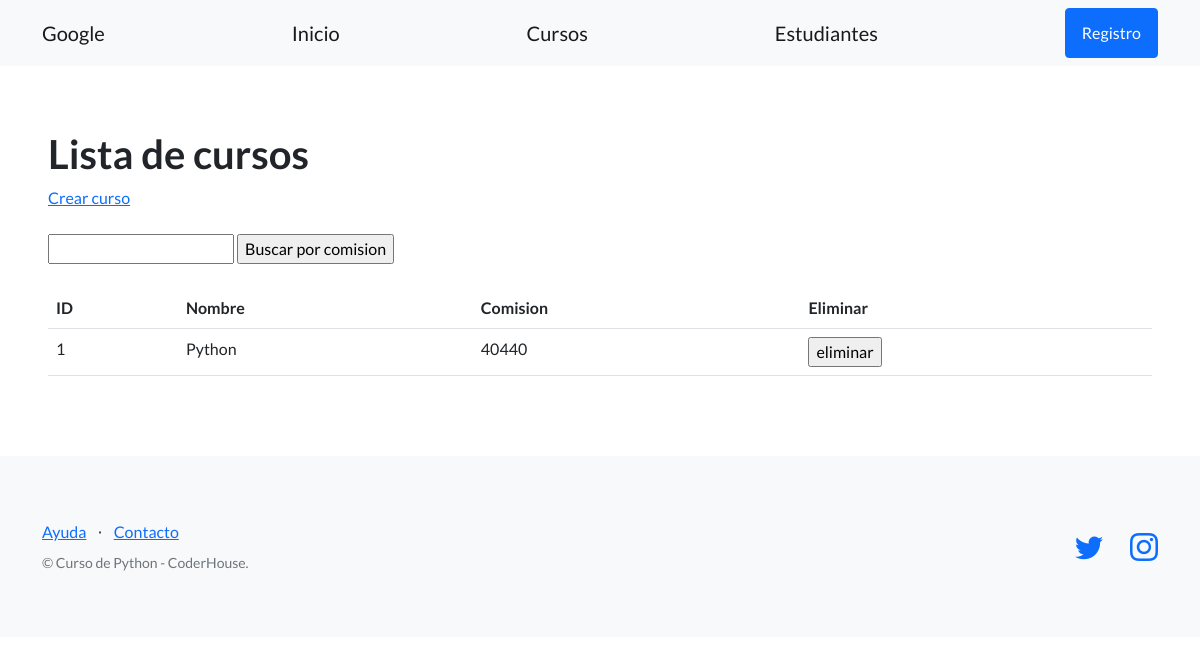
The app's page /estudios/cursos/, older data.
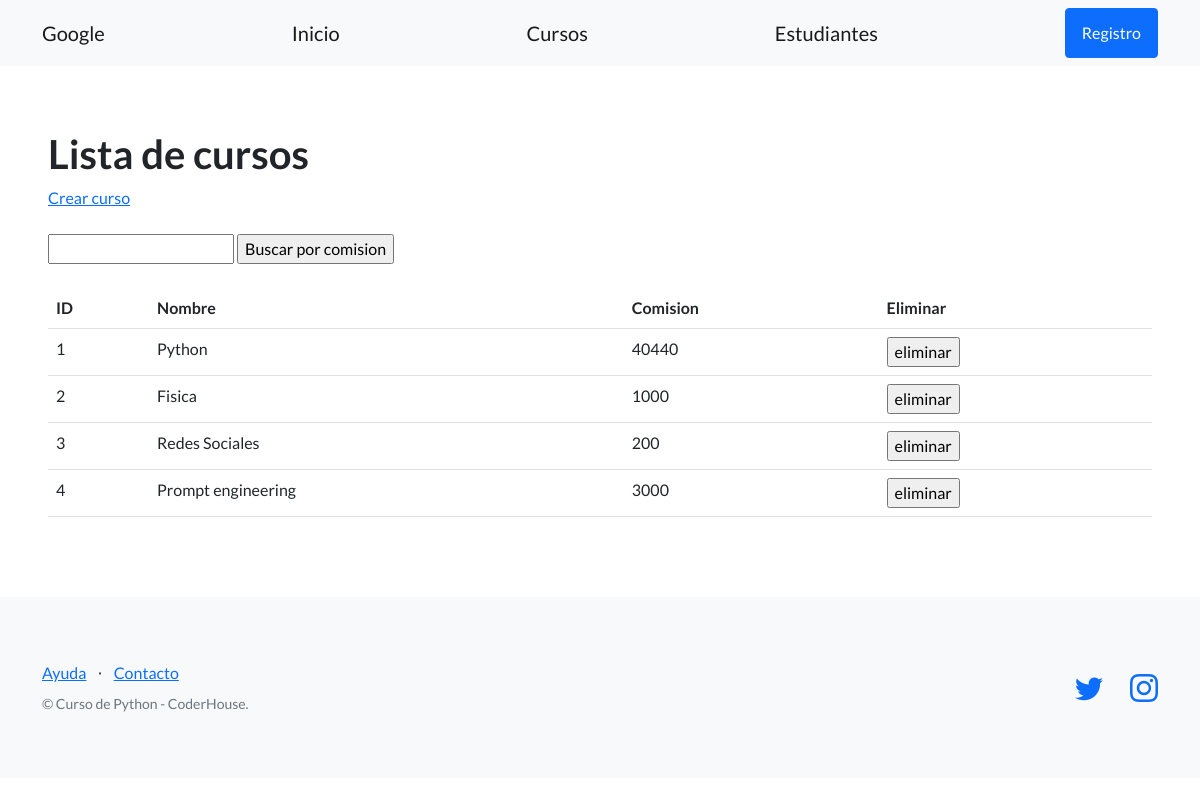
The same page, newer data.
### control_estudios/models.py (models this page shows, shortened)
class Curso(models.Model):
    nombre = models.CharField(max_length=64)  # Equivalente de str
    comision = models.IntegerField()  # Equivalent de int

### control_estudios/views.py (the view)
# urls.py: path("cursos/", listar_cursos, name="lista_cursos"),
def listar_cursos(request):
    contexto = {
        "cursos": Curso.objects.all(),
    }
    http_response = render(
        request=request,
        template_name='control_estudios/lista_cursos.html',
        context=contexto,
    )
    return http_response

### control_estudios/templates/control_estudios/lista_cursos.html (shortened to what this page needs)
{% extends "control_estudios/base.html" %}
{% block contenido %}
<section>
  <div>
    <h1>Lista de cursos</h1>
    <a href="{% url 'crear_curso' %}">Crear curso</a>
    <br><br>
    <form action="{% url 'buscar_cursos' %}" method="post">
      <input type="text" name="busqueda">
      <input type="submit" value="Buscar por comision">
    </form>
    <br>
    <table class="table">
      <tbody>
        <tr>
          <th>ID</th>
          <th>Nombre</th>
          <th>Comision</th>
          <th>Eliminar</th>
        </tr>
        {% for curso in cursos %}
        <tr>
          <td>{{ curso.id }}</td>
          <td>{{ curso.nombre }}</td>
          <td>{{ curso.comision }}</td>
          <td>
            <form action="{% url 'eliminar_curso' curso.id %}" method="post">
              <input type="submit" value="eliminar"/>
            </form
          </td>
        </tr>
        {% endfor %}
      </tbody>
    </table>
  </div>
</section>
{% endblock contenido %}

Row changes from the older to the newer data that the page shows:
added Curso: id "2", nombre "Fisica", comision "1000"
added Curso: id "3", nombre "Redes Sociales", comision "200"
added Curso: id "4", nombre "Prompt engineering", comision "3000"
